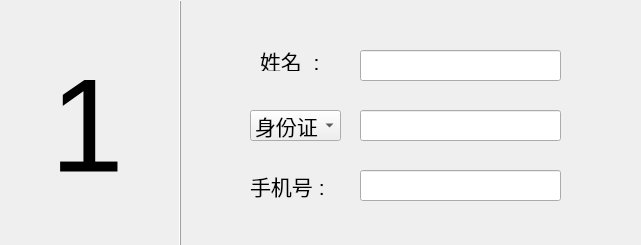
<?xml version="1.0" encoding="UTF-8"?>
<ui version="4.0">
 <class>boarderItem</class>
 <widget class="QWidget" name="boarderItem">
  <property name="geometry">
   <rect>
    <x>0</x>
    <y>0</y>
    <width>641</width>
    <height>245</height>
   </rect>
  </property>
  <property name="windowTitle">
   <string>Form</string>
  </property>
  <widget class="QLabel" name="label">
   <property name="geometry">
    <rect>
     <x>260</x>
     <y>50</y>
     <width>61</width>
     <height>21</height>
    </rect>
   </property>
   <property name="font">
    <font>
     <pointsize>16</pointsize>
    </font>
   </property>
   <property name="text">
    <string>姓名  :</string>
   </property>
  </widget>
  <widget class="QLineEdit" name="lineEdit">
   <property name="geometry">
    <rect>
     <x>360</x>
     <y>50</y>
     <width>201</width>
     <height>31</height>
    </rect>
   </property>
  </widget>
  <widget class="QComboBox" name="comboBox">
   <property name="geometry">
    <rect>
     <x>250</x>
     <y>110</y>
     <width>91</width>
     <height>31</height>
    </rect>
   </property>
   <property name="font">
    <font>
     <pointsize>16</pointsize>
    </font>
   </property>
   <item>
    <property name="text">
     <string>身份证</string>
    </property>
   </item>
   <item>
    <property name="text">
     <string>护照</string>
    </property>
   </item>
   <item>
    <property name="text">
     <string>军人证</string>
    </property>
   </item>
   <item>
    <property name="text">
     <string>台胞证</string>
    </property>
   </item>
   <item>
    <property name="text">
     <string>外国人永久居留身份证</string>
    </property>
   </item>
   <item>
    <property name="text">
     <string>港澳台居民居住证</string>
    </property>
   </item>
  </widget>
  <widget class="QLabel" name="label_2">
   <property name="geometry">
    <rect>
     <x>250</x>
     <y>170</y>
     <width>81</width>
     <height>31</height>
    </rect>
   </property>
   <property name="font">
    <font>
     <pointsize>16</pointsize>
    </font>
   </property>
   <property name="text">
    <string>手机号 : </string>
   </property>
  </widget>
  <widget class="QLineEdit" name="lineEdit_2">
   <property name="geometry">
    <rect>
     <x>360</x>
     <y>110</y>
     <width>201</width>
     <height>31</height>
    </rect>
   </property>
  </widget>
  <widget class="QLineEdit" name="lineEdit_3">
   <property name="geometry">
    <rect>
     <x>360</x>
     <y>170</y>
     <width>201</width>
     <height>31</height>
    </rect>
   </property>
  </widget>
  <widget class="QFrame" name="frame">
   <property name="geometry">
    <rect>
     <x>120</x>
     <y>0</y>
     <width>120</width>
     <height>261</height>
    </rect>
   </property>
   <property name="frameShape">
    <enum>QFrame::VLine</enum>
   </property>
   <property name="frameShadow">
    <enum>QFrame::Raised</enum>
   </property>
  </widget>
  <widget class="QLabel" name="lbl_nb">
   <property name="geometry">
    <rect>
     <x>50</x>
     <y>40</y>
     <width>101</width>
     <height>171</height>
    </rect>
   </property>
   <property name="font">
    <font>
     <pointsize>100</pointsize>
    </font>
   </property>
   <property name="text">
    <string>1</string>
   </property>
  </widget>
 </widget>
 <resources/>
 <connections/>
</ui>
